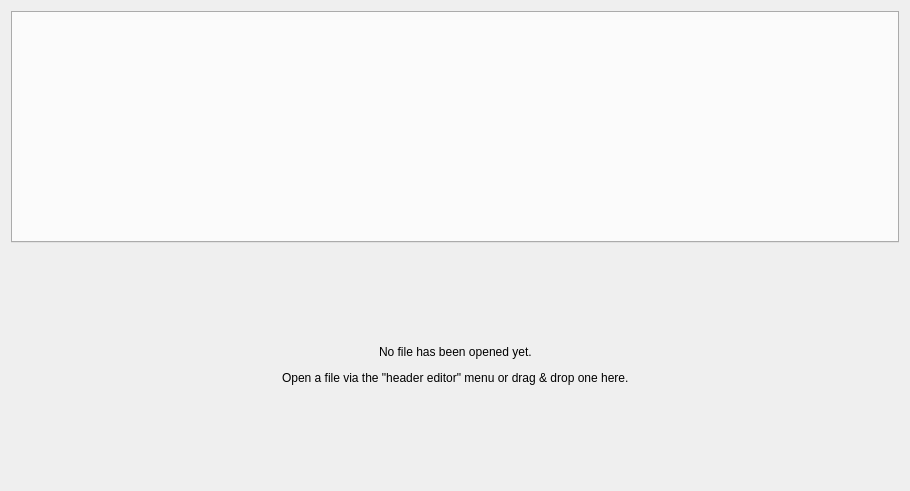
<?xml version="1.0" encoding="UTF-8"?>
<ui version="4.0">
 <class>HeaderEditorContainerWidget</class>
 <widget class="QWidget" name="HeaderEditorContainerWidget">
  <property name="geometry">
   <rect>
    <x>0</x>
    <y>0</y>
    <width>910</width>
    <height>491</height>
   </rect>
  </property>
  <property name="acceptDrops">
   <bool>true</bool>
  </property>
  <property name="windowTitle">
   <string>Form</string>
  </property>
  <layout class="QVBoxLayout" name="verticalLayout_2">
   <item>
    <widget class="QTabWidget" name="headerEditors">
     <property name="currentIndex">
      <number>-1</number>
     </property>
     <property name="tabsClosable">
      <bool>true</bool>
     </property>
     <property name="movable">
      <bool>true</bool>
     </property>
    </widget>
   </item>
   <item>
    <widget class="QWidget" name="noFileOpened" native="true">
     <layout class="QVBoxLayout" name="verticalLayout">
      <item>
       <spacer name="verticalSpacer">
        <property name="orientation">
         <enum>Qt::Vertical</enum>
        </property>
        <property name="sizeHint" stdset="0">
         <size>
          <width>20</width>
          <height>74</height>
         </size>
        </property>
       </spacer>
      </item>
      <item>
       <layout class="QHBoxLayout" name="horizontalLayout">
        <item>
         <spacer name="horizontalSpacer">
          <property name="orientation">
           <enum>Qt::Horizontal</enum>
          </property>
          <property name="sizeHint" stdset="0">
           <size>
            <width>40</width>
            <height>20</height>
           </size>
          </property>
         </spacer>
        </item>
        <item>
         <widget class="QLabel" name="noFileOpenedLabel">
          <property name="text">
           <string>No file has been opened yet.</string>
          </property>
         </widget>
        </item>
        <item>
         <spacer name="horizontalSpacer_3">
          <property name="orientation">
           <enum>Qt::Horizontal</enum>
          </property>
          <property name="sizeHint" stdset="0">
           <size>
            <width>40</width>
            <height>20</height>
           </size>
          </property>
         </spacer>
        </item>
       </layout>
      </item>
      <item>
       <layout class="QHBoxLayout" name="horizontalLayout_2">
        <item>
         <spacer name="horizontalSpacer_2">
          <property name="orientation">
           <enum>Qt::Horizontal</enum>
          </property>
          <property name="sizeHint" stdset="0">
           <size>
            <width>40</width>
            <height>20</height>
           </size>
          </property>
         </spacer>
        </item>
        <item>
         <widget class="QLabel" name="howToOpenLabel">
          <property name="text">
           <string>Open a file via the &quot;header editor&quot; menu or drag &amp; drop one here.</string>
          </property>
         </widget>
        </item>
        <item>
         <spacer name="horizontalSpacer_4">
          <property name="orientation">
           <enum>Qt::Horizontal</enum>
          </property>
          <property name="sizeHint" stdset="0">
           <size>
            <width>40</width>
            <height>20</height>
           </size>
          </property>
         </spacer>
        </item>
       </layout>
      </item>
      <item>
       <spacer name="verticalSpacer_2">
        <property name="orientation">
         <enum>Qt::Vertical</enum>
        </property>
        <property name="sizeHint" stdset="0">
         <size>
          <width>20</width>
          <height>73</height>
         </size>
        </property>
       </spacer>
      </item>
     </layout>
    </widget>
   </item>
  </layout>
 </widget>
 <resources/>
 <connections>
  <connection>
   <sender>headerEditors</sender>
   <signal>tabCloseRequested(int)</signal>
   <receiver>HeaderEditorContainerWidget</receiver>
   <slot>closeTab(int)</slot>
   <hints>
    <hint type="sourcelabel">
     <x>79</x>
     <y>105</y>
    </hint>
    <hint type="destinationlabel">
     <x>64</x>
     <y>487</y>
    </hint>
   </hints>
  </connection>
 </connections>
 <slots>
  <slot>closeTab(int)</slot>
 </slots>
</ui>
